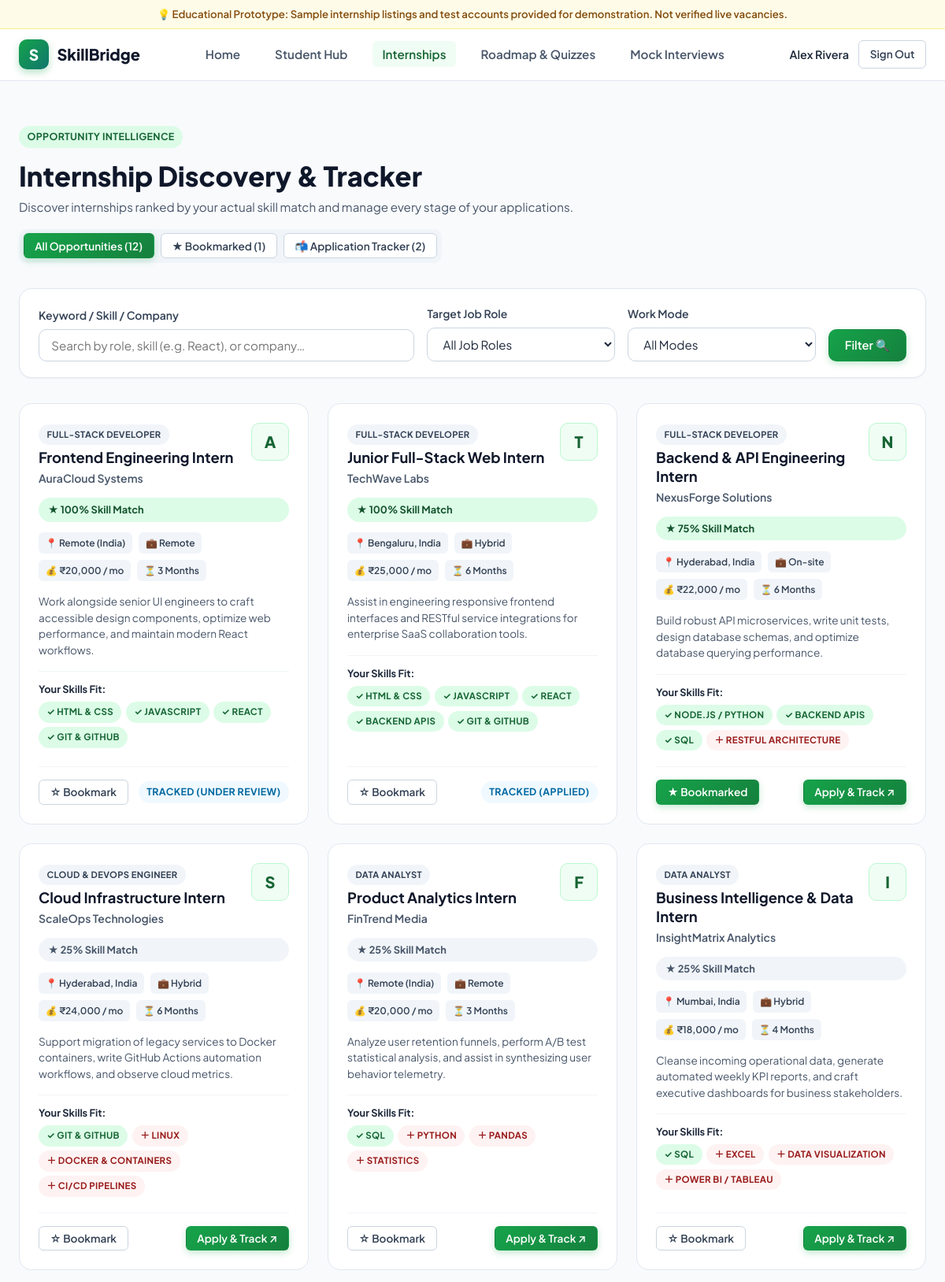
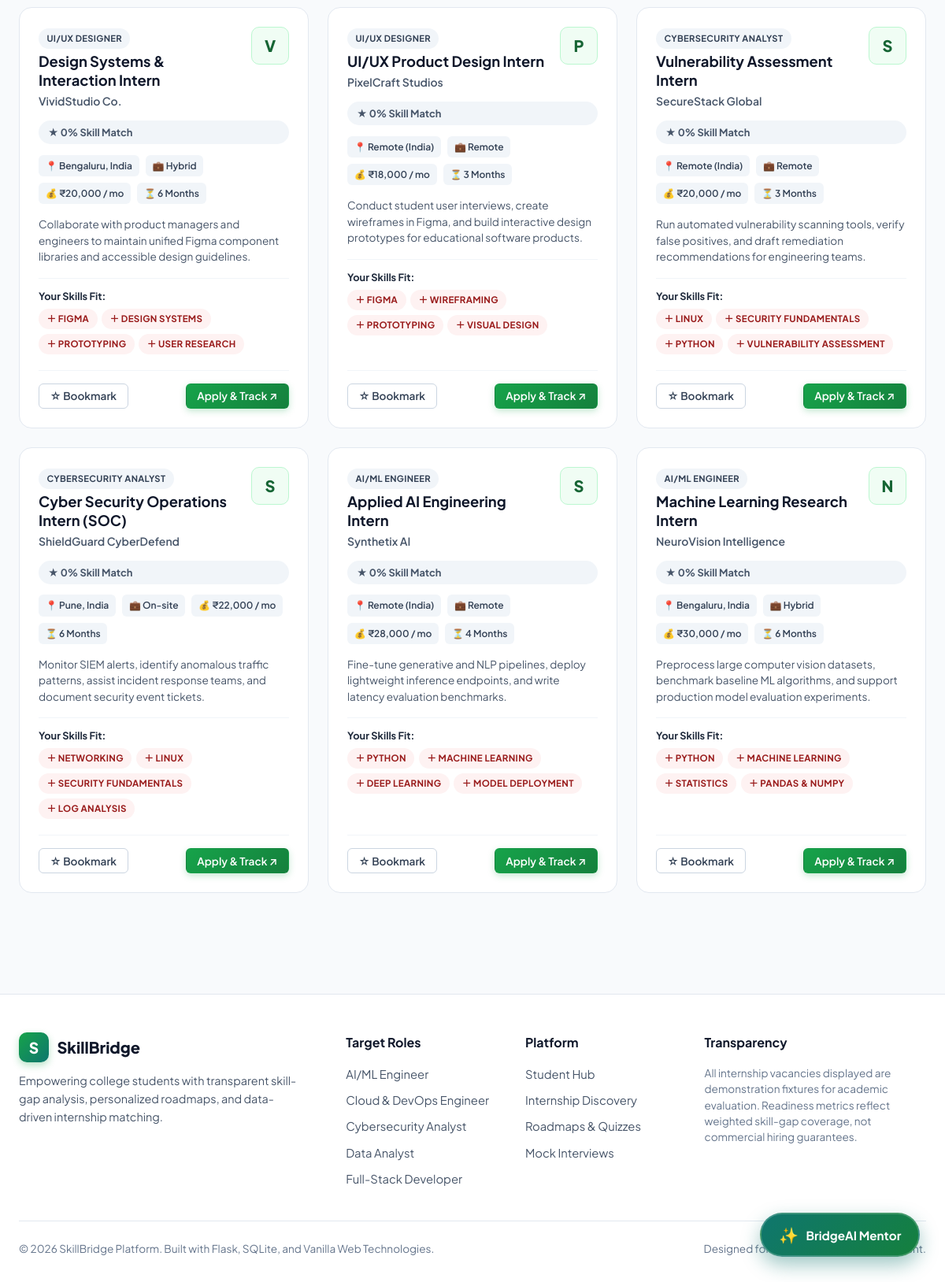
Page /internships (signed in) on the committed database (2 pictures, top to bottom).
### tables this page shows
CREATE TABLE users (
        id INTEGER PRIMARY KEY AUTOINCREMENT,
        name TEXT NOT NULL,
        email TEXT UNIQUE NOT NULL,
        password_hash TEXT NOT NULL,
        role TEXT DEFAULT 'student',
        headline TEXT,
        education TEXT,
        institution TEXT,
        graduation_year TEXT,
        target_role TEXT DEFAULT 'Full-Stack Developer',
        bio TEXT,
        github_url TEXT,
        linkedin_url TEXT,
        created_at TIMESTAMP DEFAULT CURRENT_TIMESTAMP
    );

CREATE TABLE internships (
        id INTEGER PRIMARY KEY AUTOINCREMENT,
        title TEXT NOT NULL,
        company TEXT NOT NULL,
        role_title TEXT NOT NULL,
        location TEXT NOT NULL,
        mode TEXT NOT NULL,
        stipend TEXT NOT NULL,
        duration TEXT NOT NULL,
        deadline TEXT NOT NULL,
        required_skills TEXT NOT NULL,
        description TEXT NOT NULL,
        apply_url TEXT NOT NULL,
        is_sample INTEGER DEFAULT 1,
        created_at TIMESTAMP DEFAULT CURRENT_TIMESTAMP
    );

CREATE TABLE user_skills (
        id INTEGER PRIMARY KEY AUTOINCREMENT,
        user_id INTEGER NOT NULL,
        skill_name TEXT NOT NULL,
        proficiency_level INTEGER NOT NULL DEFAULT 1,
        verified INTEGER DEFAULT 0,
        updated_at TIMESTAMP DEFAULT CURRENT_TIMESTAMP,
        FOREIGN KEY (user_id) REFERENCES users(id) ON DELETE CASCADE,
        UNIQUE(user_id, skill_name)
    );

CREATE TABLE applications (
        id INTEGER PRIMARY KEY AUTOINCREMENT,
        user_id INTEGER NOT NULL,
        internship_id INTEGER NOT NULL,
        status TEXT DEFAULT 'Applied',
        applied_date TIMESTAMP DEFAULT CURRENT_TIMESTAMP,
        updated_at TIMESTAMP DEFAULT CURRENT_TIMESTAMP,
        notes TEXT,
        FOREIGN KEY (user_id) REFERENCES users(id) ON DELETE CASCADE,
        FOREIGN KEY (internship_id) REFERENCES internships(id) ON DELETE CASCADE,
        UNIQUE(user_id, internship_id)
    );

CREATE TABLE job_roles (
        id INTEGER PRIMARY KEY AUTOINCREMENT,
        title TEXT UNIQUE NOT NULL,
        category TEXT NOT NULL,
        description TEXT NOT NULL,
        demand_level TEXT DEFAULT 'High',
        avg_stipend TEXT DEFAULT '₹15,000 - ₹35,000 / mo',
        icon TEXT DEFAULT 'code'
    );

### app.py (the view)
@app.route('/internships')
@login_required
def internships_page():
    user = query_db("SELECT * FROM users WHERE id = ?", [session['user_id']], one=True)
    user_skills_raw = query_db("SELECT * FROM user_skills WHERE user_id = ?", [session['user_id']])
    user_skills_dict = {row['skill_name']: row['proficiency_level'] for row in user_skills_raw}
    search_q = request.args.get('q', '').strip()
    role_filter = request.args.get('role', '').strip()
    mode_filter = request.args.get('mode', '').strip()
    sql = "SELECT * FROM internships WHERE 1=1"
    params = []
    if search_q:
        sql += " AND (title LIKE ? OR company LIKE ? OR required_skills LIKE ? OR location LIKE ?)"
        wildcard = f"%{search_q}%"
        params.extend([wildcard, wildcard, wildcard, wildcard])
    if role_filter:
        sql += " AND role_title = ?"
        params.append(role_filter)
    if mode_filter:
        sql += " AND mode = ?"
        params.append(mode_filter)
    sql += " ORDER BY id DESC"
    all_internships = query_db(sql, params)
    bookmarks = {row['internship_id'] for row in query_db("SELECT internship_id FROM bookmarks WHERE user_id = ?", [session['user_id']])}
    user_apps = {row['internship_id']: dict(row) for row in query_db("SELECT * FROM applications WHERE user_id = ?", [session['user_id']])}
    processed = []
    for item in all_internships:
        req_skills = [s.strip() for s in item['required_skills'].split(',') if s.strip()]
        matched_skills = [s for s in req_skills if user_skills_dict.get(s, 0) > 0]
        missing_skills = [s for s in req_skills if user_skills_dict.get(s, 0) == 0]
        match_score = round((len(matched_skills) / len(req_skills)) * 100) if req_skills else 0
        processed.append({
            **dict(item),
            "match_score": match_score,
            "req_skills_list": req_skills,
            "matched_skills": matched_skills,
            "missing_skills": missing_skills,
            "is_bookmarked": item['id'] in bookmarks,
            "application": user_apps.get(item['id'])
        })
    if not search_q:
        processed.sort(key=lambda x: x['match_score'], reverse=True)
    tracked_apps = query_db("""
        SELECT a.id as app_id, a.status, a.applied_date, a.notes,
               i.id as internship_id, i.title, i.company, i.role_title, i.mode, i.deadline, i.apply_url, i.stipend
        FROM applications a
        JOIN internships i ON a.internship_id = i.id
        WHERE a.user_id = ?
        ORDER BY a.updated_at DESC
    """, [session['user_id']])
    return render_template(
        'internships.html',
        internships=processed,
        tracked_apps=tracked_apps,
        search_q=search_q,
        role_filter=role_filter,
        mode_filter=mode_filter,
        bookmarks=bookmarks
    )

### templates/internships.html (shortened to what this page needs)
{% extends "base.html" %}
{% block content %}
<div class="container" style="padding-top: 2.5rem; padding-bottom: 4rem;">
  <div style="display: flex; justify-content: space-between; align-items: flex-end; margin-bottom: 2rem; flex-wrap: wrap; gap: 1rem;">
    <div>
      <span class="badge badge-green" style="margin-bottom: 0.5rem;">Opportunity Intelligence</span>
      <h1 style="font-size: 2.15rem; font-weight: 800; color: var(--slate-900);">
        Internship Discovery & Tracker
      </h1>
      <p style="color: var(--slate-600); font-size: 0.95rem;">
        Discover internships ranked by your actual skill match and manage every stage of your applications.
      </p>
    </div>
    <div style="display: flex; gap: 0.5rem; background: var(--slate-100); padding: 0.35rem; border-radius: var(--radius-md);">
      <button class="btn btn-primary btn-sm active" data-internship-tab="paneAll">
        All Opportunities ({{ internships|length }})
      </button>
      <button class="btn btn-secondary btn-sm" data-internship-tab="paneBookmarks">
        ★ Bookmarked ({{ bookmarks|length }})
      </button>
      <button class="btn btn-secondary btn-sm" data-internship-tab="paneTracker">
        📬 Application Tracker ({{ tracked_apps|length }})
      </button>
    </div>
  </div>
  <div class="search-filter-card">
    <form method="GET" action="{{ url_for('internships_page') }}" class="filter-grid">
      <div class="form-group" style="margin-bottom: 0;">
        <label class="form-label" for="searchQ">Keyword / Skill / Company</label>
        <input type="text" id="searchQ" name="q" class="form-control" placeholder="Search by role, skill (e.g. React), or company…" value="{{ search_q }}">
      </div>
      <div class="form-group" style="margin-bottom: 0;">
        <label class="form-label" for="filterRole">Target Job Role</label>
        <select id="filterRole" name="role" class="form-control">
          <option value="">All Job Roles</option>
        </select>
      </div>
      <div class="form-group" style="margin-bottom: 0;">
        <label class="form-label" for="filterMode">Work Mode</label>
        <select id="filterMode" name="mode" class="form-control">
          <option value="">All Modes</option>
        </select>
      </div>
      <div style="display: flex; gap: 0.5rem;">
        <button type="submit" class="btn btn-primary" style="padding: 0.65rem 1.25rem;">
          Filter 🔍
        </button>
      </div>
    </form>
  </div>
  <div class="internship-tab-pane" id="paneAll">
    {% if internships %}
      <div class="internship-grid">
        {% for job in internships %}
          <div class="internship-card">
            <div>
              <div class="internship-top">
                <div style="flex: 1;">
                  <span class="badge badge-gray" style="font-size: 0.7rem; margin-bottom: 0.25rem;">{{ job.role_title }}</span>
                  <h3 style="font-size: 1.15rem; color: var(--slate-900); font-weight: 700; line-height: 1.3;">{{ job.title }}</h3>
                  <div style="color: var(--slate-600); font-size: 0.875rem; font-weight: 600; margin-top: 0.2rem;">
                    {{ job.company }}
                  </div>
                </div>
                <div class="company-logo">{{ job.company[:1] }}</div>
              </div>
              <div style="margin: 0.85rem 0;">
                <span class="match-pill {% if job.match_score >= 70 %}match-high{% elif job.match_score >= 40 %}match-med{% else %}match-low{% endif %}">
                  ★ {{ job.match_score }}% Skill Match
                </span>
              </div>
              <div class="internship-chips" style="margin-bottom: 1rem;">
                <span class="internship-chip">📍 {{ job.location }}</span>
                <span class="internship-chip">💼 {{ job.mode }}</span>
                <span class="internship-chip">💰 {{ job.stipend }}</span>
                <span class="internship-chip">⏳ {{ job.duration }}</span>
              </div>
              <p style="font-size: 0.85rem; color: var(--slate-600); line-height: 1.5; margin-bottom: 1rem;">
                {{ job.description }}
              </p>
              <div class="skill-match-breakdown">
                <div style="font-size: 0.8rem; margin-bottom: 0.35rem;">
                  <b>Your Skills Fit:</b>
                </div>
                <div style="display: flex; gap: 0.35rem; flex-wrap: wrap;">
                  {% for s in job.matched_skills %}
                    <span class="badge badge-green" style="font-size: 0.72rem;">✓ {{ s }}</span>
                  {% endfor %}
                  {% for s in job.missing_skills %}
                    <span class="badge badge-red" style="font-size: 0.72rem;">＋ {{ s }}</span>
                  {% endfor %}
                </div>
              </div>
            </div>
            <div style="border-top: 1px solid var(--slate-100); padding-top: 1rem; display: flex; justify-content: space-between; align-items: center; gap: 0.75rem;">
              <button class="btn btn-sm {% if job.is_bookmarked %}btn-primary{% else %}btn-secondary{% endif %} bookmark-btn" data-id="{{ job.id }}">
                {% if job.is_bookmarked %}★ Bookmarked{% else %}☆ Bookmark{% endif %}
              </button>
              {% if job.application %}
                <span class="badge badge-blue">Tracked ({{ job.application.status }})</span>
              {% else %}
                <button class="btn btn-primary btn-sm apply-track-btn" data-id="{{ job.id }}" data-url="{{ job.apply_url }}">
                  Apply & Track ↗
                </button>
              {% endif %}
            </div>
          </div>
        {% endfor %}
      </div>
    {% endif %}
  </div>
    {% set bookmarked_jobs = internships|selectattr('is_bookmarked')|list %}
</div>
{% endblock %}

### templates/base.html (shortened to what this page needs)
<!DOCTYPE html>
<html lang="en">
<head>
  <link rel="stylesheet" href="{{ url_for('static', filename='css/style.css') }}">
  <link rel="stylesheet" href="{{ url_for('static', filename='css/dashboard.css') }}">
</head>
<body>
  <div class="demo-banner">
    <span>💡 Educational Prototype: Sample internship listings and test accounts provided for demonstration. Not verified live vacancies.</span>
  </div>
  <header class="topbar">
    <a class="brand" href="{{ url_for('index') }}">
      <span class="brand-mark">S</span>
      <span>SkillBridge</span>
    </a>
    <nav>
      <ul class="nav-links" id="navLinks">
        <li><a href="{{ url_for('index') }}" class="{% if request.endpoint == 'index' %}active{% endif %}">Home</a></li>
        {% if current_user %}
          <li><a href="{{ url_for('dashboard') }}" class="{% if request.endpoint == 'dashboard' %}active{% endif %}">Student Hub</a></li>
          <li><a href="{{ url_for('internships_page') }}" class="{% if request.endpoint == 'internships_page' %}active{% endif %}">Internships</a></li>
          <li><a href="{{ url_for('learning') }}" class="{% if request.endpoint == 'learning' %}active{% endif %}">Roadmap & Quizzes</a></li>
          <li><a href="{{ url_for('interview_page') }}" class="{% if request.endpoint == 'interview_page' %}active{% endif %}">Mock Interviews</a></li>
        {% else %}
          <li><a href="{{ url_for('index') }}#how-it-works">How It Works</a></li>
          <li><a href="{{ url_for('index') }}#analyzer">Skill Gap Analyzer</a></li>
          <li><a href="{{ url_for('index') }}#opportunities">Internships</a></li>
        {% endif %}
      </ul>
    </nav>
    <div class="nav-actions">
      {% if current_user %}
        <div style="display: flex; align-items: center; gap: 0.75rem;">
          <span style="font-weight: 600; font-size: 0.9rem; color: var(--slate-800);">{{ current_user.name }}</span>
          <a href="{{ url_for('logout') }}" class="btn btn-secondary btn-sm">Sign Out</a>
        </div>
      {% else %}
        <a href="{{ url_for('login') }}" class="btn btn-secondary btn-sm">Sign In</a>
        <a href="{{ url_for('register') }}" class="btn btn-primary btn-sm">Get Started ↗</a>
      {% endif %}
    </div>
  </header>
  <main>
    {% block content %}{% endblock %}
  </main>
  {% if current_user %}
    <button class="ai-floating-btn" id="aiChatFloatingBtn" title="Ask BridgeAI Career Assistant">
      <span style="font-size: 1.25rem;">✨</span>
      <span>BridgeAI Mentor</span>
    </button>
  {% endif %}
  <footer>
    <div class="footer-inner">
      <div class="footer-col">
        <a class="brand" href="{{ url_for('index') }}" style="margin-bottom: 0.75rem; display: inline-flex;">
          <span class="brand-mark">S</span>
          <span>SkillBridge</span>
        </a>
        <p style="color: var(--slate-600); font-size: 0.9rem; line-height: 1.6; max-width: 360px;">
          Empowering college students with transparent skill-gap analysis, personalized roadmaps, and data-driven internship matching.
        </p>
      </div>
      <div class="footer-col">
        <h4>Target Roles</h4>
        <ul>
          {% for r in all_roles[:5] %}
            <li><a href="{{ url_for('index') }}?role={{ r.title }}#analyzer">{{ r.title }}</a></li>
          {% endfor %}
        </ul>
      </div>
      <div class="footer-col">
        <h4>Platform</h4>
        <ul>
          <li><a href="{{ url_for('dashboard') }}">Student Hub</a></li>
          <li><a href="{{ url_for('internships_page') }}">Internship Discovery</a></li>
          <li><a href="{{ url_for('learning') }}">Roadmaps & Quizzes</a></li>
          <li><a href="{{ url_for('interview_page') }}">Mock Interviews</a></li>
        </ul>
      </div>
      <div class="footer-col">
        <h4>Transparency</h4>
        <p style="font-size: 0.85rem; color: var(--slate-500); line-height: 1.5;">
          All internship vacancies displayed are demonstration fixtures for academic evaluation. Readiness metrics reflect weighted skill-gap coverage, not commercial hiring guarantees.
        </p>
      </div>
    </div>
    <div class="footer-bottom">
      <span>© 2026 SkillBridge Platform. Built with Flask, SQLite, and Vanilla Web Technologies.</span>
      <span>Designed for student career empowerment.</span>
    </div>
  </footer>
</body>
</html>

### rows in the picture
users: name "Alex Rivera"
internships: role_title "FULL-STACK DEVELOPER", title "Frontend Engineering Intern", company "AuraCloud Systems", company "A", match_score "100", location "Remote (India)", mode "Remote", stipend "₹20,000 / mo", duration "3 Months", description "Work alongside senior UI engineers to craft accessible design components, optimize web performance, and maintain modern React workflows.", shows "☆ Bookmark", application.status "UNDER REVIEW"
user_skills: skill_name "HTML & CSS"
user_skills: skill_name "JAVASCRIPT"
user_skills: skill_name "REACT"
user_skills: skill_name "GIT & GITHUB"
internships: role_title "FULL-STACK DEVELOPER", title "Junior Full-Stack Web Intern", company "TechWave Labs", company "T", match_score "100", location "Bengaluru, India", mode "Hybrid", stipend "₹25,000 / mo", duration "6 Months", description "Assist in engineering responsive frontend interfaces and RESTful service integrations for enterprise SaaS collaboration tools.", shows "☆ Bookmark", application.status "APPLIED"
user_skills: skill_name "BACKEND APIS"
internships: role_title "FULL-STACK DEVELOPER", title "Backend & API Engineering Intern", company "NexusForge Solutions", company "N", match_score "75", location "Hyderabad, India", mode "On-site", stipend "₹22,000 / mo", duration "6 Months", description "Build robust API microservices, write unit tests, design database schemas, and optimize database querying performance.", missing_skills "RESTFUL ARCHITECTURE", shows "★ Bookmarked"
user_skills: skill_name "NODE.JS / PYTHON"
user_skills: skill_name "SQL"
internships: role_title "CLOUD & DEVOPS ENGINEER", title "Cloud Infrastructure Intern", company "ScaleOps Technologies", company "S", match_score "25", location "Hyderabad, India", mode "Hybrid", stipend "₹24,000 / mo", duration "6 Months", description "Support migration of legacy services to Docker containers, write GitHub Actions automation workflows, and observe cloud metrics.", missing_skills "LINUX" "DOCKER & CONTAINERS" "CI/CD PIPELINES", shows "☆ Bookmark"
internships: role_title "DATA ANALYST", title "Product Analytics Intern", company "FinTrend Media", company "F", match_score "25", location "Remote (India)", mode "Remote", stipend "₹20,000 / mo", duration "3 Months", description "Analyze user retention funnels, perform A/B test statistical analysis, and assist in synthesizing user behavior telemetry.", missing_skills "PYTHON" "PANDAS" "STATISTICS", shows "☆ Bookmark"
internships: role_title "DATA ANALYST", title "Business Intelligence & Data Intern", company "InsightMatrix Analytics", company "I", match_score "25", location "Mumbai, India", mode "Hybrid", stipend "₹18,000 / mo", duration "4 Months", description "Cleanse incoming operational data, generate automated weekly KPI reports, and craft executive dashboards for business stakeholders.", missing_skills "EXCEL" "DATA VISUALIZATION" "POWER BI / TABLEAU", shows "☆ Bookmark"
internships: role_title "UI/UX DESIGNER", title "Design Systems & Interaction Intern", company "VividStudio Co.", company "V", match_score "0", location "Bengaluru, India", mode "Hybrid", stipend "₹20,000 / mo", duration "6 Months", description "Collaborate with product managers and engineers to maintain unified Figma component libraries and accessible design guidelines.", missing_skills "FIGMA" "DESIGN SYSTEMS" "PROTOTYPING" "USER RESEARCH", shows "☆ Bookmark"
internships: role_title "UI/UX DESIGNER", title "UI/UX Product Design Intern", company "PixelCraft Studios", company "P", match_score "0", location "Remote (India)", mode "Remote", stipend "₹18,000 / mo", duration "3 Months", description "Conduct student user interviews, create wireframes in Figma, and build interactive design prototypes for educational software products.", missing_skills "FIGMA" "WIREFRAMING" "PROTOTYPING" "VISUAL DESIGN", shows "☆ Bookmark"
internships: role_title "CYBERSECURITY ANALYST", title "Vulnerability Assessment Intern", company "SecureStack Global", company "S", match_score "0", location "Remote (India)", mode "Remote", stipend "₹20,000 / mo", duration "3 Months", description "Run automated vulnerability scanning tools, verify false positives, and draft remediation recommendations for engineering teams.", missing_skills "LINUX" "SECURITY FUNDAMENTALS" "PYTHON" "VULNERABILITY ASSESSMENT", shows "☆ Bookmark"
internships: role_title "CYBERSECURITY ANALYST", title "Cyber Security Operations Intern (SOC)", company "ShieldGuard CyberDefend", company "S", match_score "0", location "Pune, India", mode "On-site", stipend "₹22,000 / mo", duration "6 Months", description "Monitor SIEM alerts, identify anomalous traffic patterns, assist incident response teams, and document security event tickets.", missing_skills "NETWORKING" "LINUX" "SECURITY FUNDAMENTALS" "LOG ANALYSIS", shows "☆ Bookmark"
internships: role_title "AI/ML ENGINEER", title "Applied AI Engineering Intern", company "Synthetix AI", company "S", match_score "0", location "Remote (India)", mode "Remote", stipend "₹28,000 / mo", duration "4 Months", description "Fine-tune generative and NLP pipelines, deploy lightweight inference endpoints, and write latency evaluation benchmarks.", missing_skills "PYTHON" "MACHINE LEARNING" "DEEP LEARNING" "MODEL DEPLOYMENT", shows "☆ Bookmark"
internships: role_title "AI/ML ENGINEER", title "Machine Learning Research Intern", company "NeuroVision Intelligence", company "N", match_score "0", location "Bengaluru, India", mode "Hybrid", stipend "₹30,000 / mo", duration "6 Months", description "Preprocess large computer vision datasets, benchmark baseline ML algorithms, and support production model evaluation experiments.", missing_skills "PYTHON" "MACHINE LEARNING" "STATISTICS" "PANDAS & NUMPY", shows "☆ Bookmark"
job_roles: title "AI/ML Engineer"
job_roles: title "Cloud & DevOps Engineer"
job_roles: title "Cybersecurity Analyst"
job_roles: title "Data Analyst"
job_roles: title "Full-Stack Developer"

### other values in the picture
{{ internships|length }} "12"
{{ bookmarks|length }} "1"
{{ tracked_apps|length }} "2"
